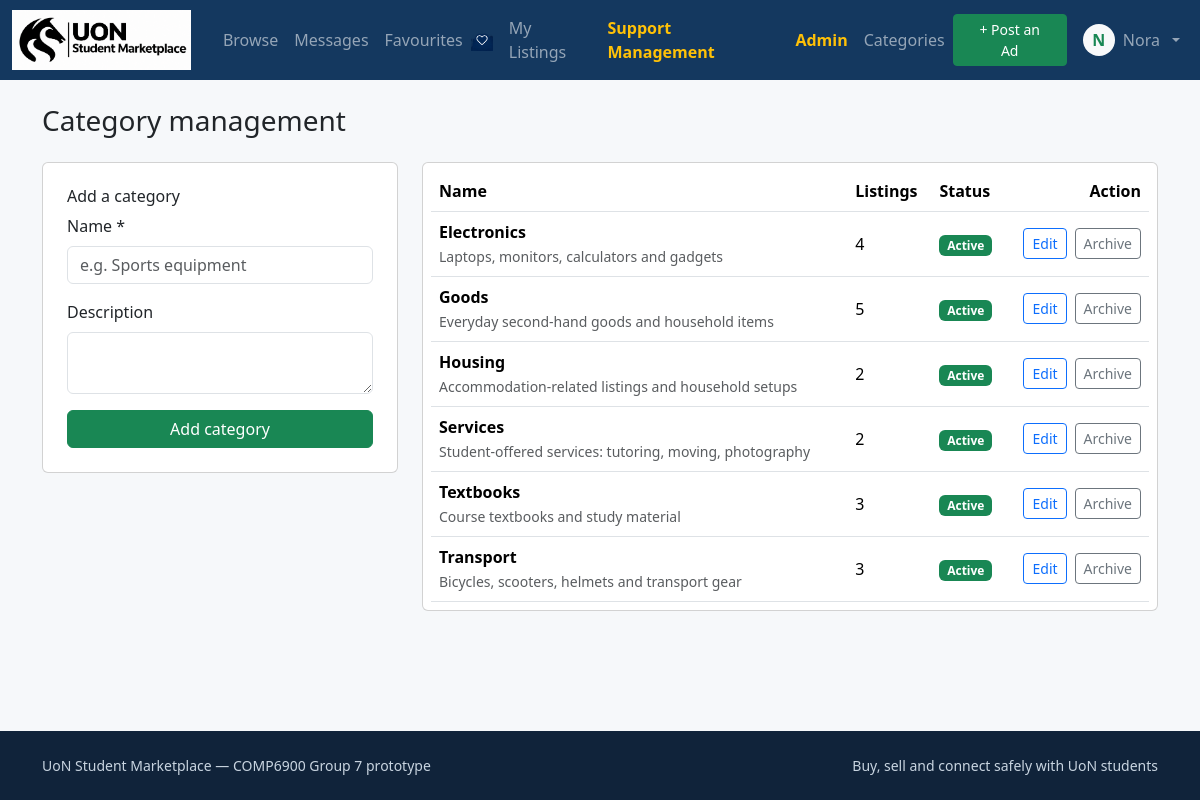
Page /admin/categories (signed in) on the earlier database version.
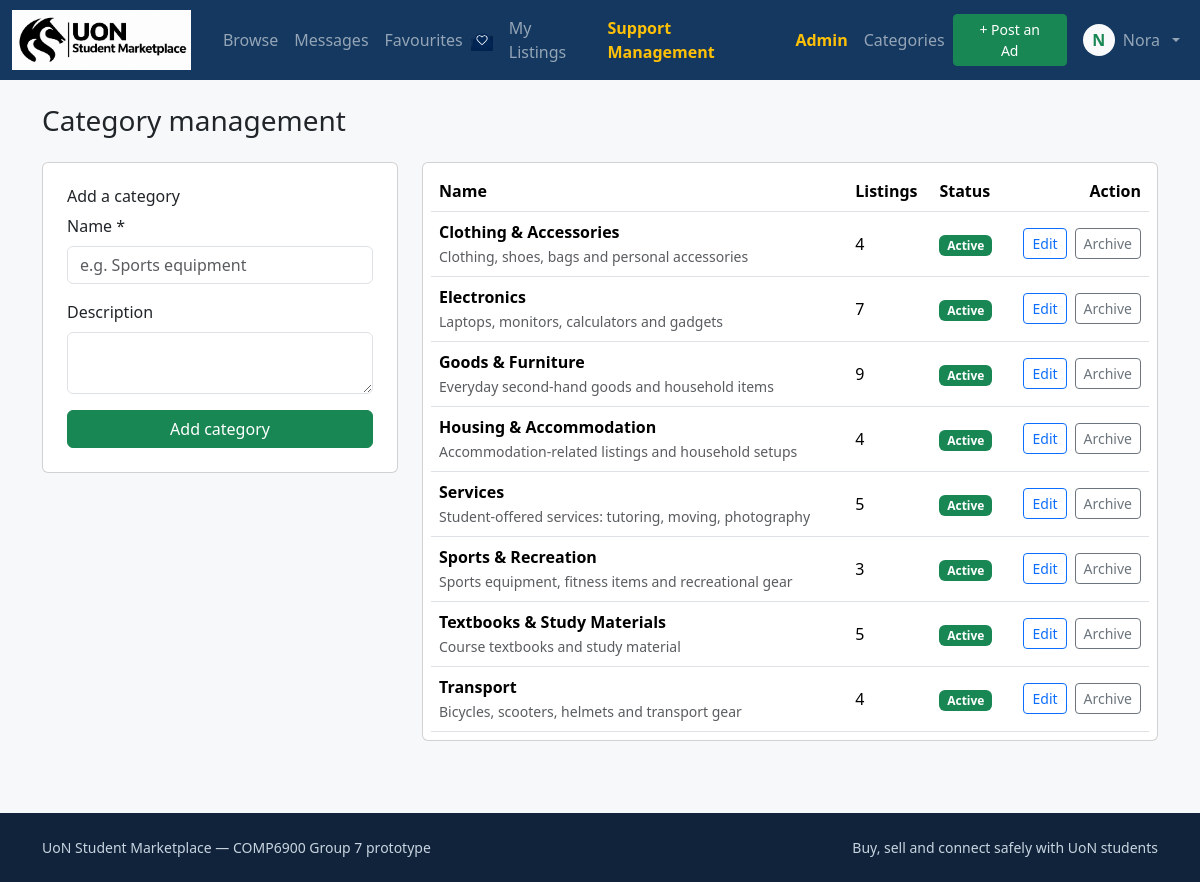
Same page on the later database version.
### tables this page shows
CREATE TABLE categories (
    category_id   INTEGER PRIMARY KEY AUTOINCREMENT,
    name          TEXT NOT NULL UNIQUE,
    description   TEXT,
    is_archived   INTEGER NOT NULL DEFAULT 0      -- 0 active, 1 archived (hidden)
);

### app/views/admin.py (the view, shortened to what this page needs)
@bp.route("/categories", methods=["GET", "POST"])
@admin_required
def categories():
    db_conn = db.get_db()
    rows = db_conn.query(
        """
        SELECT c.*,
               (SELECT COUNT(*) FROM listings l
                WHERE l.category_id = c.category_id) AS listing_count
        FROM categories c
        ORDER BY c.is_archived, c.name
        """
    )
    return render_template("admin/categories.html", categories=rows)

### app/db.py (called while the page is built)
def _connect_sqlite(config):
    conn = sqlite3.connect(str(config["SQLITE_PATH"]))
    conn.row_factory = sqlite3.Row
    conn.execute("PRAGMA foreign_keys = ON")
    return conn

def get_db():
    if "db" not in g:
        g.db = Database(_connect_sqlite(current_app.config))
    return g.db

    def query(self, sql, params=(), one=False):
        cur = self.conn.cursor()
        cur.execute(sql, tuple(params))
        columns = [column[0] for column in cur.description] if cur.description else []
        rows = [dict(zip(columns, row)) for row in cur.fetchall()]
        cur.close()
        return rows[0] if (one and rows) else (None if one else rows)

### app/security.py (called while the page is built)
def current_user():
    if "user_id" not in session:
        return None
    if not hasattr(g, "_current_user"):
        g._current_user = get_db_user(session["user_id"])
        if g._current_user and g._current_user["status"] != "active":
            logout_user()
            g._current_user = None
    return g._current_user

def get_db_user(user_id):
    from .db import get_db
    return get_db().query(
        "SELECT * FROM users WHERE user_id = ?",
        (user_id,),
        one=True,
    )

### app/templates/admin/categories.html (shortened to what this page needs)
{% extends "base.html" %}
{% block content %}
<h1 class="h3 mb-4">Category management</h1>
<div class="row g-4">
    <div class="col-lg-4">
        <div class="card p-4">
            <h2 class="h6">Add a category</h2>
            <form method="post">
                <div class="mb-3">
                    <label for="category-name" class="form-label">Name *</label>
                    <input
                        type="text"
                        id="category-name"
                        name="name"
                        class="form-control"
                        required
                        minlength="2"
                        maxlength="50"
                        placeholder="e.g. Sports equipment"
                    >
                </div>
                <div class="mb-3">
                    <label for="category-description" class="form-label">Description</label>
                    <textarea
                        id="category-description"
                        name="description"
                        class="form-control"
                        rows="2"
                        maxlength="200"
                    ></textarea>
                </div>
                <button type="submit" class="btn btn-success w-100">
                    Add category
                </button>
            </form>
        </div>
    </div>
    <div class="col-lg-8">
        <div class="table-responsive card p-2">
            <table class="table table-hover align-middle mb-0">
                <thead>
                    <tr>
                        <th>Name</th>
                        <th>Listings</th>
                        <th>Status</th>
                        <th class="text-end">Action</th>
                    </tr>
                </thead>
                <tbody>
                    {% for c in categories %}
                    <tr>
                        <td>
                            <strong>{{ c.name }}</strong>
                            <br>
                            <span class="text-muted small">{{ c.description or '' }}</span>
                        </td>
                        <td>{{ c.listing_count }}</td>
                        <td>
                            {% if c.is_archived %}
                                <span class="badge bg-secondary">Archived</span>
                            {% else %}
                                <span class="badge bg-success">Active</span>
                            {% endif %}
                        </td>
                        <td class="text-end">
                            <div class="d-flex justify-content-end gap-2">
                                <a
                                    href="{{ url_for('admin.edit_category', category_id=c.category_id) }}"
                                    class="btn btn-sm btn-outline-primary"
                                >
                                    Edit
                                </a>
                                <form
                                    method="post"
                                    action="{{ url_for('admin.archive_category', category_id=c.category_id) }}"
                                >
                                    <button
                                        type="submit"
                                        class="btn btn-sm btn-outline-secondary"
                                    >
                                        {{ 'Restore' if c.is_archived else 'Archive' }}
                                    </button>
                                </form>
                            </div>
                        </td>
                    </tr>
                    {% else %}
                    <tr>
                        <td colspan="4" class="text-center text-muted py-4">
                            No categories available.
                        </td>
                    </tr>
                    {% endfor %}
                </tbody>
            </table>
        </div>
    </div>
</div>
{% endblock %}

Differences in the rows shown:
added categories: name "Clothing & Accessories", description "Clothing, shoes, bags and personal accessories", listing_count "4", shows "Active", is_archived "Archive"
computed for categories "Electronics": listing_count "4" → "7"
changed categories "Everyday second-hand goods and household items": name "Goods" → "Goods & Furniture"; listing_count "5" → "9"
changed categories "Accommodation-related listings and household setups": name "Housing" → "Housing & Accommodation"; listing_count "2" → "4"
computed for categories "Services": listing_count "2" → "5"
added categories: name "Sports & Recreation", description "Sports equipment, fitness items and recreational gear", listing_count "3", shows "Active", is_archived "Archive"
changed categories "Course textbooks and study material": name "Textbooks" → "Textbooks & Study Materials"; listing_count "3" → "5"
computed for categories "Transport": listing_count "3" → "4"
